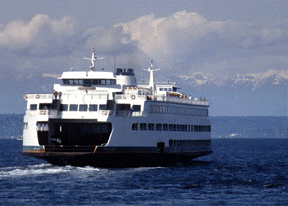
#> input picture sample/ferry.bmp, 288 x 206 px
$ python iscissor.py
#> lines starting #> are read from the running program, lines starting #| are printed output that depends on the picture; after the words box and inside, x2 and y2 are one past the last pixel; in counts of white or black regions, pixels touching at a corner belong together
import numpy as np
import heapq
from enum import IntEnum
from collections import deque
from itertools import chain
# import matplotlib
# matplotlib.use('Qt5Agg')
from matplotlib import pyplot as plt
import cv2  # pip install opencv-python
import imutils  # pip install imutils
# from fibonacci_heap_mod import Fibonacci_heap  # pip install fibonacci-heap-mod


class DistanceMode(IntEnum):
    lecture = 0
    paper = 1


class PixelNode(object):
    Directions = np.array([(0, 1), (-1, 1), (-1, 0), (-1, -1), (0, -1), (1, -1), (1, 0), (1, 1)])

    def __init__(self, cost, pos, prev=None):
        self.state = 0  # 0 = initial, 1 = active, 2 = expanded
        self.cost = cost
        self.level = None  # for use in path-tree
        self.pos = pos
        self.prev = prev

    def __lt__(self, other):
        return self.cost - other.cost < 0

    def __hash__(self):
        return hash(self.pos)

    def __str__(self):
        return "(cost={}, state={}, cur={}, prev={})".format(self.cost, self.state, self.pos, self.prev)


class IScissor(object):

    def __init__(self, img=None):
        self.img = None
        self.orig_img = None
        self.dist_mode = DistanceMode.lecture
        self.w = None
        self.h = None
        self.cost_matrix = None
        self.use_snapping = False
        self.edges = None
        self.contours = []
        self.paths = []
        self.count = 0  # number of closed nodes
        self.max_level = 0  # maximum level of nodes, used in displaying path tree
        self.seed = None
        self.pq = None
        self.pixel_map = None
        # self.initialize_pixel_map()
        if img is not None:
            self.set_image(img)

    def _reset(self):
        self.cost_matrix = None
        self.contours = []
        self.paths = []
        self.count = 0  # number of closed nodes
        self.max_level = 0  # maximum level of nodes, used in displaying path tree
        self.seed = None
        self.pq = None
        self.pixel_map = None
        self.edges = imutils.auto_canny(self.img)

    def set_image(self, img):
        if img.dtype == 'float32':
            self.img = (img * 255).astype('uint8')
        else:
            self.img = np.copy(img)
        if self.img.shape[-1] > 3:
            # discard the alpha from RGBA
            self.img = self.img[:, :, :-1]
        self.h, self.w = self.img.shape[:2]
        self._reset()

    def set_dist_mode(self, mode):
        self.dist_mode = mode
        self._reset()

    def initialize_pixel_map(self):
        self.pixel_map = np.array([[PixelNode(np.inf, (j, i), None) for i in range(self.w)] for j in range(self.h)])
        self.pixel_map[self.seed].cost = 0
        self.pixel_map[self.seed].state = 1
        self.pixel_map[self.seed].level = 0
        self.pq = []
        self.count = 0

    def compute_cost(self):
        """
        Compute the cost of a given img, according to the distance mode.
        """
        if self.dist_mode == DistanceMode.lecture:
            return self._compute_cost_lecture_mode()
        elif self.dist_mode == DistanceMode.paper:
            return self._compute_cost_paper_mode()
        else:
            raise ValueError("Distance mode invalid. Please choose from lecture mode or paper mode.")

    def _compute_cost_lecture_mode(self):
        """
        Compute the cost of a given img, as in the project description.
        """
        D_matrix = np.zeros((*self.img.shape[:2], 8))

        # Note: To subtract from the pixel above the center is the same as translating the image *DOWN* one step and
        # subtract from the center. Same for other directions.
        D_matrix[:, :, 1] = np.sqrt(np.sum(np.square(
            np.abs(imutils.translate(self.img, 1, 0) - imutils.translate(self.img, 0, -1))) / 2,
                                           axis=2) / 3)
        D_matrix[:, :, 3] = np.sqrt(np.sum(np.square(
            np.abs(imutils.translate(self.img, 1, 0) - imutils.translate(self.img, 0, 1))) / 2,
                                           axis=2) / 3)
        D_matrix[:, :, 5] = np.sqrt(np.sum(np.square(
            np.abs(imutils.translate(self.img, -1, 0) - imutils.translate(self.img, 0, 1))) / 2,
                                           axis=2) / 3)
        D_matrix[:, :, 7] = np.sqrt(np.sum(np.square(
            np.abs(imutils.translate(self.img, -1, 0) - imutils.translate(self.img, 0, -1))) / 2,
                                           axis=2) / 3)

        D_matrix[:, :, 0] = np.sqrt(np.sum(np.square(
            np.abs((imutils.translate(self.img, 1, 0) + imutils.translate(self.img, 1, -1)) / 2
                   - (imutils.translate(self.img, -1, 0) + imutils.translate(self.img, -1, -1)) / 2)), axis=2) / 3)
        D_matrix[:, :, 2] = np.sqrt(np.sum(np.square(
            np.abs((imutils.translate(self.img, 0, 1) + imutils.translate(self.img, 1, 1)) / 2
                   - (imutils.translate(self.img, 0, -1) + imutils.translate(self.img, 1, -1)) / 2)), axis=2) / 3)
        D_matrix[:, :, 4] = np.sqrt(np.sum(np.square(
            np.abs((imutils.translate(self.img, -1, 0) + imutils.translate(self.img, -1, 1)) / 2
                   - (imutils.translate(self.img, 1, 0) + imutils.translate(self.img, 1, 1)) / 2)), axis=2) / 3)
        D_matrix[:, :, 6] = np.sqrt(np.sum(np.square(
            np.abs((imutils.translate(self.img, 0, 1) + imutils.translate(self.img, -1, 1)) / 2
                   - (imutils.translate(self.img, 0, -1) + imutils.translate(self.img, -1, -1)) / 2)), axis=2) / 3)

        maxD = np.max(D_matrix)
        D_matrix = maxD - D_matrix
        D_matrix[:, :, 1::2] = D_matrix[:, :, 1::2] * np.sqrt(2)

        return D_matrix

    # [67 lines left out: functions _compute_cost_paper_mode, compute_pixel_node, compute_cost_graph, not called in this run]

    def set_seed(self, x, y, use_snapping=None):
        """
        set seed with given point (x, y) in Qt coordinates, return the seed in Qt coordinates.
        """
        use_snapping = self.use_snapping if use_snapping is None else use_snapping
        if use_snapping:
            edge = self.nearest_edge(x, y)
            self.seed = (edge[1], edge[0])
        else:
            self.seed = (y, x)
        self.initialize_pixel_map()
        return self.seed[1], self.seed[0]

    def compute_pixel_map(self, dest=None, progress_callback=None):
        """
        Compute single-source shortest path from seed to each other vertices.
        """
        if self.cost_matrix is None:
            self.cost_matrix = self.compute_cost()
            self.initialize_pixel_map()
        if dest is not None:
            dest = tuple(reversed(dest))
        if not self.pq:
            heapq.heappush(self.pq, (self.pixel_map[self.seed].cost, self.pixel_map[self.seed]))
        while self.pq:
            cost, cur_node = heapq.heappop(self.pq)
            if cur_node.state == 2:
                continue
            cur_node.state = 2  # mark current node as expanded
            self.count += 1
            if progress_callback is not None:
                progress_callback.emit(self.count / (self.h * self.w))
            for ind, dr in enumerate(PixelNode.Directions):
                (x, y) = cur_node.pos + dr
                if not (0 <= x < self.h and 0 <= y < self.w):
                    continue
                next_node = self.pixel_map[x, y]
                if next_node.state != 2:
                    if next_node.state == 0:
                        next_node.prev = cur_node.pos
                        next_node.state = 1
                        next_node.cost = cur_node.cost + self.cost_matrix[cur_node.pos][ind]
                        next_node.level = cur_node.level + 1
                        if next_node.level > self.max_level:
                            self.max_level = next_node.level
                        heapq.heappush(self.pq, (next_node.cost, next_node))
                    elif cur_node.cost + self.cost_matrix[cur_node.pos][ind] < next_node.cost:
                        next_node.cost = cur_node.cost + self.cost_matrix[cur_node.pos][ind]
                        next_node.prev = cur_node.pos
                        next_node.level = cur_node.level + 1
                        if next_node.level > self.max_level:
                            self.max_level = next_node.level
                        heapq.heappush(self.pq, (next_node.cost, next_node))
            while self.pq and self.pq[0][1].state == 2:
                heapq.heappop(self.pq)
            if cur_node.pos == dest:
                break

    # [27 lines of commented-out code are left out]

    # [19 lines left out: function compute_path_tree, not called in this run]

    def get_path(self, x, y):
        if self.pixel_map is None or self.pixel_map[y, x].state != 2:
            self.compute_pixel_map(dest=(x, y))
        path = deque()
        while (y, x) != self.seed:
            path.appendleft((x, y))
            y, x = self.pixel_map[(y, x)].prev
        path.appendleft((x, y))
        return list(path)

    def commit_path(self, x, y):
        if self.use_snapping:
            x, y = self.nearest_edge(x, y)
        path = self.get_path(x, y)
        self.paths.append(path)
        self.set_seed(x, y)

    # [4 lines left out: function pop_path, not called in this run]

    def save_contour(self):
        first_seed = self.paths[0][0]
        self.compute_pixel_map(dest=self.paths[0][0])
        last_path = self.get_path(*first_seed)
        self.paths.append(last_path)
        contour = list(chain(*self.paths))
        self.contours.append(contour)
        self.paths = []
        self.seed = None

    def pop_contour(self):
        self.contours.pop()

    def create_mask(self):
        if not self.contours:
            raise Exception("Please save a contour before creating a mask.")
        visited = set(chain(*self.contours))
        mask = np.full(self.img.shape[:2], True)
        # start flood fill from a corner (outside the mask) until we hit the contour
        corners = [(0, 0), (0, self.h - 1), (self.w - 1, 0), (self.w - 1, self.h - 1)]
        start_point = None
        for corner in corners:
            if corner not in visited:
                start_point = corner
                break
        if start_point is None:
            raise Exception("Error creating mask. Please check your contour.")
        stack = [start_point]
        while stack:
            y, x = stack.pop()
            mask[x, y] = False
            visited.add((y, x))
            neighbors = [(y, x-1), (y, x+1), (y-1, x), (y+1, x)]
            for yn, xn in neighbors:
                if not (0 <= xn < self.h and 0 <= yn < self.w):
                    continue
                if (yn, xn) not in visited:
                    stack.append((yn, xn))
        return mask

    # [23 lines left out: function nearest_edge, not called in this run]


if __name__ == "__main__":
    img = plt.imread("sample/ferry.bmp")
#> img is the input picture: shape (206, 288, 3); mean R, G, B 101.3, 110.9, 135.1
    iscr = IScissor()
    iscr.set_image(img)
#> in _reset, `self.edges = imutils.auto_canny(self.img)`:
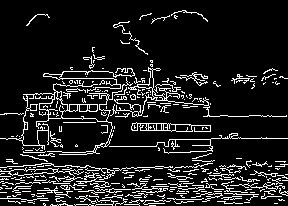
#> self.edges: shape (206, 288); 11.9% white in thin lines or dots
    # [14 lines of commented-out code are left out]
    iscr.set_seed(115, 85)
    # iscr.compute_pixel_map()
    # iscr.get_path(63, 27)
    # iscr.get_path(20, 10)
    iscr.commit_path(211, 141)
    iscr.commit_path(107, 145)
    # iscr.pop_path()
    # iscr.commit_path(152, 61)
    iscr.save_contour()

    path_img = np.zeros(iscr.img.shape, dtype='uint8')
    for y, x in iscr.contours[0]:
        path_img[x, y, 0] = 255
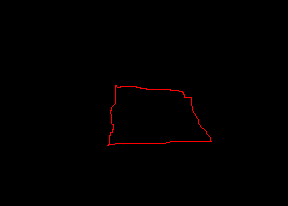
#> path_img: shape (206, 288, 3); mean of channels 0, 1, 2 1.3, 0, 0; drawn as R, G, B

    overlay = cv2.addWeighted(iscr.img, 0.5, path_img, 1, 0)
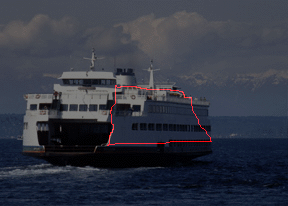
#> overlay: shape (206, 288, 3); mean R, G, B 51.7, 55.4, 67.4
    plt.imshow(overlay)
    plt.show()

    mask = iscr.create_mask()
#> after the loop in create_mask, `while stack:`:
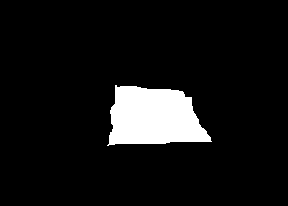
#> mask: shape (206, 288) bool; 7.9% white; 1 white region, box (x1, y1, x2, y2) and area: (107, 85, 212, 146) 4700
    plt.imshow(mask, cmap="gray")
    plt.show()

    # [13 lines of commented-out code are left out]
